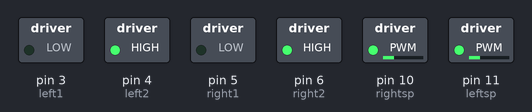
Bench run of a sketch on a simulated Arduino Uno, built with avr-gcc and run on an emulated ATmega328P. Shown: switched loads named in the sketch (green lamp = pin HIGH).

Above: at 0.1 s.
Timing chart, 0 to 1.6 s (numbered marks = the images above):
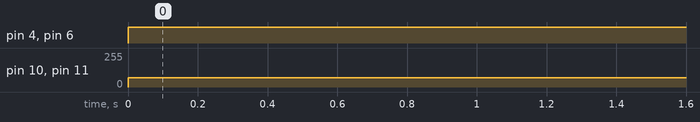

The sketch:

MOTOR_CHECK.ino
```cpp
int left1 = 3;
int left2 = 4;
int right1 = 5;
int right2 = 6;
int rightsp = 10;
int leftsp = 11;
int speed_left = 70;
int speed_right = 70;

void setup() {
  // put your setup code here, to run once:
  pinMode(left1, OUTPUT);
  pinMode(left2, OUTPUT);
  pinMode(right1, OUTPUT);
  pinMode(right2, OUTPUT);
  pinMode(rightsp, OUTPUT);
  pinMode(leftsp, OUTPUT);

}

void loop() {
  digitalWrite(left1, LOW);
  digitalWrite(left2, HIGH);
  digitalWrite(right1, LOW);
  digitalWrite(right2, HIGH);
   analogWrite(rightsp,speed_right);
   analogWrite(leftsp,speed_left);


}
```

Measured:
- by itself, pin 4 (left2), pin 6 (right2): LOW → HIGH at 0.00 s
- by itself, pin 10 (rightsp), pin 11 (leftsp): 0/255 → 70/255 at 0.00 s
